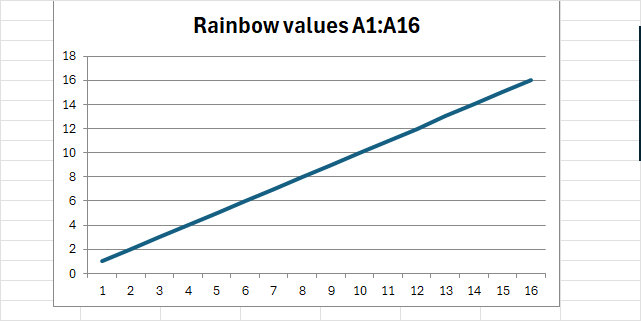
#> input picture docs/visual-validation/experiments/officejs-targeted-change/results/images/baseline/chart.png, 641 x 321 px
$ python -i compact-public-atlas.py   (imports and definitions only)
#> lines starting #> are read from the running program, lines starting #| are printed output that depends on the picture
"""Derive a compact, lossless presentation from a public DeltaSieve Atlas."""
import argparse
import base64
import gzip
import hashlib
import json
import os
import re
import shutil
from io import BytesIO
from pathlib import Path

from PIL import Image


WEBP_MAX_DIMENSION = 16_383
TILE_SIZE = 4_096
PAGES_BUDGET_BYTES = 1_000_000_000
REPORT_SCRIPT = re.compile(r'(<script defer src=")((?:\.\./)+)(report-assets/report-view\.js"></script>)')


# [104 lines left out: functions encode_webp, encode_tiled_image, presentation_image, replace_once, connect_viewer, not called in this run]


def export(source, destination):
    source = source.resolve(strict=True)
    destination = destination.resolve()
    if destination == source or source in destination.parents:
        raise ValueError("Choose a new destination outside the source Atlas")
    if os.name == "nt":
        # Nested comparison packages routinely exceed the Win32 path limit.
        source = extended_windows_path(source)
        destination = extended_windows_path(destination)
    if (source / ".incomplete").exists() or not (source / "public-provenance.json").is_file():
        raise ValueError("A completed public-atlas export is required")
    destination.mkdir()
    marker = destination / ".incomplete"
    marker.touch()
    (destination / "images").mkdir()
    paths = {}
    images = {}
    for path in sorted(source.rglob("*")):
        if path.is_symlink():
            raise ValueError(f"Atlas source contains a symbolic link: {path}")
        if not path.is_file():
            continue
        relative = path.relative_to(source)
        if path.suffix == ".png":
            data = path.read_bytes()
            digest = hashlib.sha256(data).hexdigest()
            if digest not in images:
                images[digest] = presentation_image(data, destination)
            paths[relative.as_posix()] = digest
        else:
            output = destination / relative
            output.parent.mkdir(parents=True, exist_ok=True)
            shutil.copyfile(path, output)
    connect_viewer(destination, paths, images)
    manifest = {"schema": 1, "source_images": images, "paths": paths}
    (destination / "image-derivation.json.gz").write_bytes(
        gzip.compress(json.dumps(manifest, separators=(",", ":")).encode(), mtime=0)
    )
    catalog_path = destination / "atlas-data/catalog.json.gz"
    catalog = json.loads(gzip.decompress(catalog_path.read_bytes()))
    size = sum(file.stat().st_size for file in destination.rglob("*") if file.is_file())
    catalog["storage"] = {
        "bytes_before_index": size,
        "github_pages_budget_bytes": PAGES_BUDGET_BYTES,
        "within_budget": size + 1024 * 1024 < PAGES_BUDGET_BYTES,
    }
    catalog_path.write_bytes(
        gzip.compress(json.dumps(catalog, separators=(",", ":")).encode(), mtime=0)
    )
    marker.unlink()
    return sum(file.stat().st_size for file in destination.rglob("*") if file.is_file())


# [7 lines left out: function extended_windows_path, not called in this run]


def file_sha256(path):
    with path.open("rb") as stream:
        return hashlib.file_digest(stream, "sha256").hexdigest()


# [79 lines left out: functions atlas_file, verify, not called in this run]


# [13 lines not run here, left out]

>>> import cv2
>>> picture = cv2.imread('../docs/visual-validation/experiments/officejs-targeted-change/results/images/baseline/chart.png', cv2.IMREAD_GRAYSCALE)
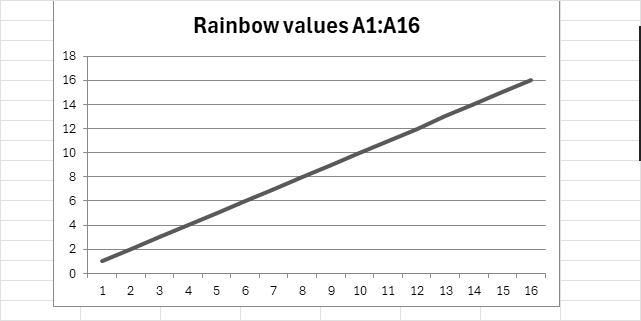
#> picture: shape (321, 641); min 0, max 255, mean 246.7
>>> result = export(picture, 'out.png')
#> (the run stopped early here; a loop or call above may not have finished)
